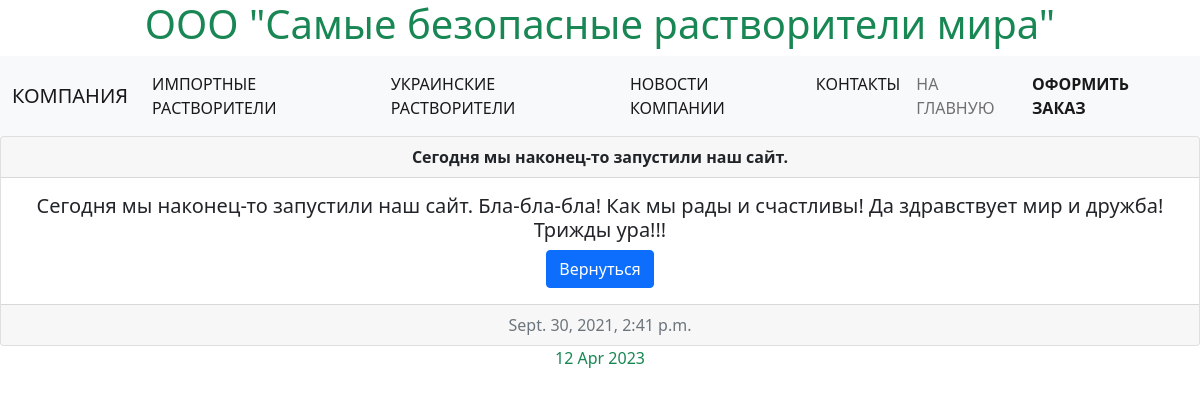
The page /catalog/new/1/ on the database its author committed.
### catalog/models.py (models this page shows, shortened)
class News(models.Model):
    head = models.CharField(max_length=50, help_text='Здесь пишем заголовок новости', verbose_name='Заголовок')
    text = models.TextField(help_text='Здесь пишем новость', verbose_name='Текст новости')
    picture = models.ImageField(upload_to='static/photo/%Y/%m/%d/', db_index=True,
                                verbose_name='Фото к новости', blank=True)
    date = models.DateTimeField(auto_now_add=True, help_text='Здесь у нас дата опубликования новости',
                                verbose_name='Дата опубликования')

### catalog/views.py (the view)
# urls.py: path('new/<int:new_pk>/', get_news),
def get_news(request, new_pk):
    new = News.objects.get(pk=new_pk)
    news = News.objects.filter(pk=new_pk)
    context = {'news': news, 'new': new, }
    return render(request, 'new.html', context=context)

### catalog/templates/new.html
{% extends 'bt.html' %}
{% load static %}
{% block content %}
{% for item in news %}
<div class="card text-center">
    <strong>
        <div class="card-header">
            {{ item.head }}
        </div>
    </strong>
    <div class="card-body">
        <h5 class="card-title">{{ item.text }}</h5>
        <a href="/catalog/news" class="btn btn-primary">Вернуться</a>
    </div>
    <div class="card-footer text-muted">
        {{ item.date}}
    </div>
</div>
{% endfor %}
{% endblock %}

### rows shown on the page
News: head "Сегодня мы наконец-то запустили наш сайт.", text "Сегодня мы наконец-то запустили наш сайт. Бла-бла-бла! Как мы рады и счастливы! Да здравствует мир и дружба! Трижды ура!!!", date "Sept. 30, 2021, 2:41 p.m."
